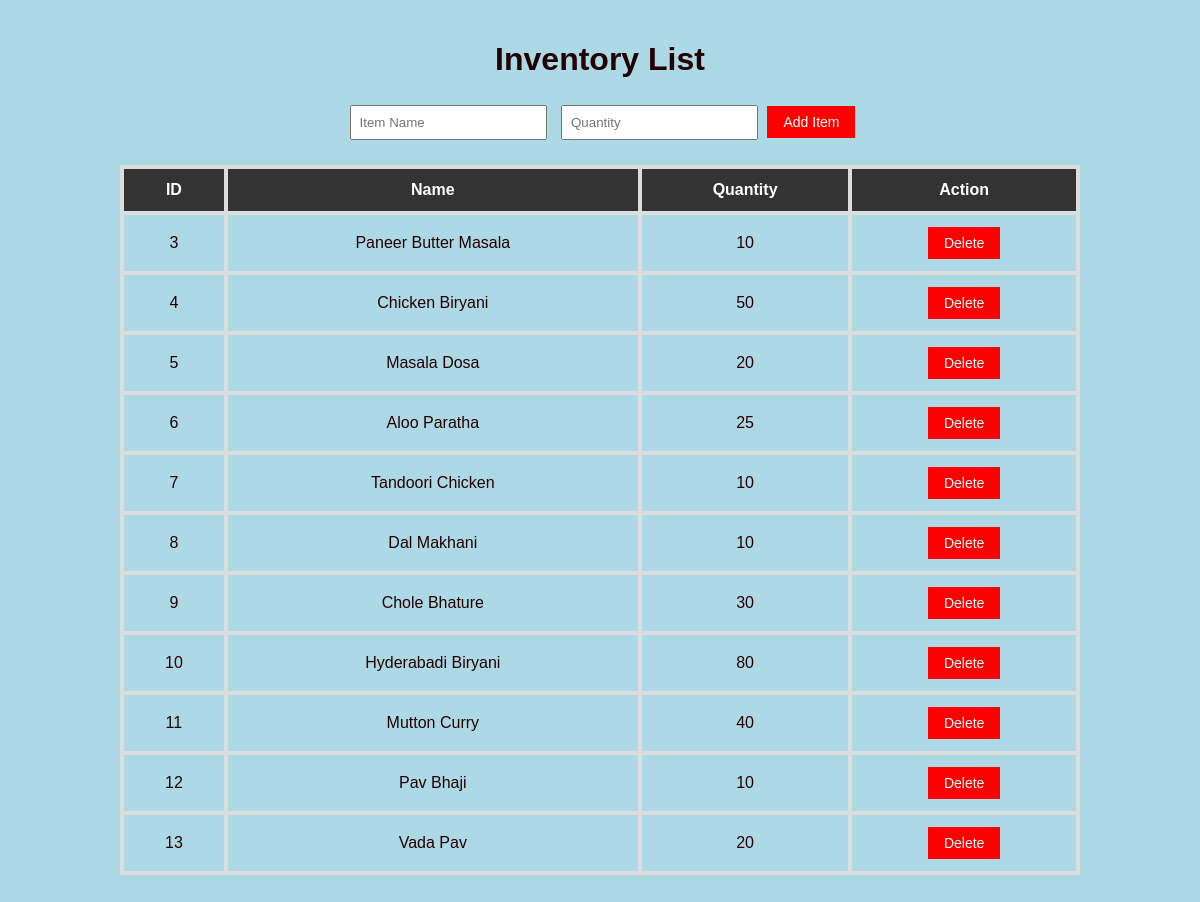
Page /inventory on the committed database.
### tables this page shows
CREATE TABLE items (
            id INTEGER PRIMARY KEY AUTOINCREMENT,
            name TEXT NOT NULL,
            quantity INTEGER NOT NULL
        );

### app.py (the view)
@app.route('/inventory', methods=['GET', 'POST'])
def inventory():
    conn = connect_db()
    cursor = conn.cursor()
    cursor.execute("SELECT * FROM items")
    inventory_list = cursor.fetchall()
    return render_template('inventory.html', items=inventory_list)

### app.py (called while the page is built)
def connect_db():
    conn = sqlite3.connect('inventory.db')
    return conn

### templates/inventory.html (shortened to what this page needs)
<!DOCTYPE html>
<html lang="en">
<head>
    <link rel="stylesheet" href="{{ url_for('static', filename='style.css') }}">
</head>
<body>
    <div class="container">
        <h1>Inventory List</h1>
        <form action="{{ url_for('add_item') }}" method="POST">
            <input type="text" name="name" placeholder="Item Name" required>
            <input type="number" name="quantity" placeholder="Quantity" required>
            <button type="submit">Add Item</button>
        </form>
        <table>
            <thead>
                <tr>
                    <th>ID</th>
                    <th>Name</th>
                    <th>Quantity</th>
                    <th>Action</th>
                </tr>
            </thead>
            <tbody>
                {% for item in items %}
                <tr>
                    <td>{{ item[0] }}</td>
                    <td>{{ item[1] }}</td>
                    <td>{{ item[2] }}</td>
                    <td>
                        <form action="{{ url_for('delete_item', item_id=item[0]) }}" method="POST" style="display:inline;">
                            <button type="submit" onclick="return confirm('Are you sure you want to delete this item?');">Delete</button>
                        </form>
                    </td>
                </tr>
                {% endfor %}
            </tbody>
        </table>
    </div>
</body>
</html>

### static/style.css (style rules this page uses)
body { font-family: Arial, sans-serif; background-color: lightblue; color: #200; margin: 0; padding: 0; }
.container { width: 80%; margin: 0 auto; padding: 20px; }
h1 { text-align: center; color: #200; }
table { width: 100%; border-collapse: collapse; margin: 20px 0; }
table, th, td { border: 4px solid #ddd; }
th, td { padding: 12px; text-align: center; }
th { background-color: #333; color: white; }
button { background-color: red; color: white; padding: 8px 16px; border: none; cursor: pointer; font-size: 14px; }
form { text-align: center; margin-bottom: 20px; }
input { padding: 8px; margin: 5px; }

### rows in the picture
items: id "3", name "Paneer Butter Masala", quantity "10"
items: id "4", name "Chicken Biryani", quantity "50"
items: id "5", name "Masala Dosa", quantity "20"
items: id "6", name "Aloo Paratha", quantity "25"
items: id "7", name "Tandoori Chicken", quantity "10"
items: id "8", name "Dal Makhani", quantity "10"
items: id "9", name "Chole Bhature", quantity "30"
items: id "10", name "Hyderabadi Biryani", quantity "80"
items: id "11", name "Mutton Curry", quantity "40"
items: id "12", name "Pav Bhaji", quantity "10"
items: id "13", name "Vada Pav", quantity "20"
